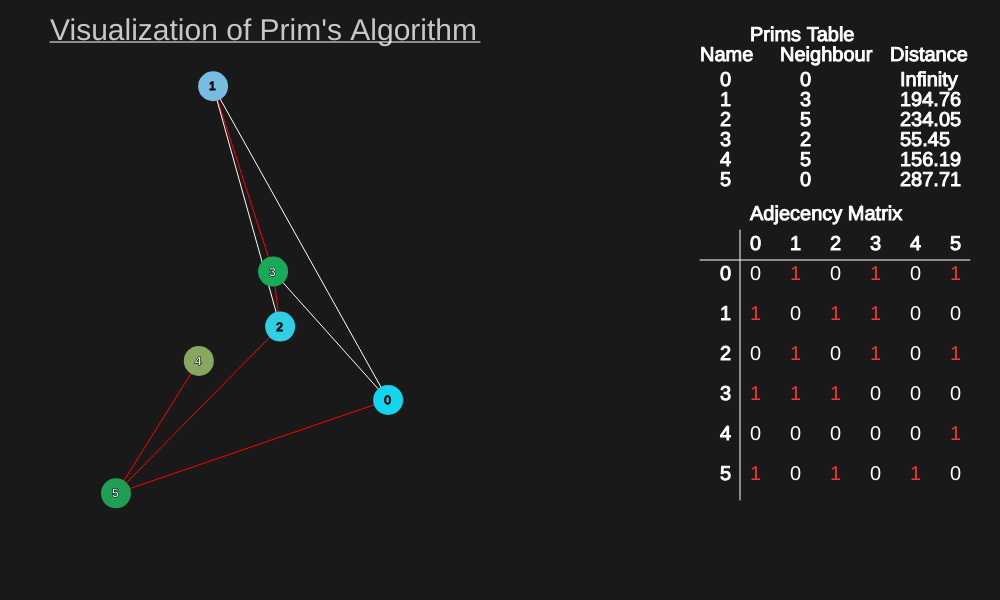
Frame 1 (no input)
Frame 60 (no input): identical to frame 1, image omitted
Frame 120 (the mouse pressed at the canvas centre since frame 60): identical to frame 1, image omitted

The p5.js sketch that drew this single still picture (run headless with seeded random() and noise() and a simulated clock; from frame 60 on, the mouse is pressed at the canvas centre):

// p5.js sketch
// ── sketch.js

// Global Stack
var stack=[];

// Array to store all points
var points=[];

// Adjecency matrix
var matrix;

// Lock Varible so that other points do not hide the cursor from hand
// i.e in object Point, if mouse in in the circle it shows a HAND
// however, if mouse is inside '0' it is outside '5' and this '5'
// changes the cursor from HAND to ARROW which is not what we want.
// With this variable we lock so that cursor changes only when mouse
// leaves '0' and it is unaffected by '5'
var curLock;

// Initilizing prims table
var primsDistance = new Array(Infinity, Infinity, Infinity, Infinity, Infinity, Infinity);
var neighbour = new Array(0, 0, 0, 0, 0, 0);


// Helper function to create a 2D array easily
function create2DArray(numRows, numColumns) {
	let array = new Array(numRows); 
	for(let i = 0; i < numColumns; i++) {
		array[i] = new Array(numColumns); 
	}
	return array; 
}

// Function to make prims table
function calculatePrims(value, points){
  // Re-initialize prims table
  primsDistance=[Infinity, Infinity, Infinity, Infinity, Infinity, Infinity];
  neighbour=[value, value, value, value, value, value];
  points.forEach((point)=>{
    point.visited=false;
  });

  stack.push(value);
  while(stack.length>0){
    let node = stack.pop();
    points[node].visited=true;
    for(let i=0; i<points.length; i++){
      if(matrix[node][i] && !points[i].visited){
        stack.push(i);
        if(matrix[node][i]<primsDistance[i]){
          primsDistance[i]=matrix[node][i];
          neighbour[i]=node;
        }
      }
    }
  }
}

// ==============
// SETUP Function
// ==============
function setup(){
  createCanvas(1000, 600);

  // creating adjecency matrix by random
  matrix=create2DArray(6, 6);
  for(let i=5; i>=0; i--){
    for(let j=0; j<=i; j++){
      if(i===j)
        matrix[i][j]=0;
      else
        matrix[i][j]=random()>0.4?1:0;
      matrix[j][i]=matrix[i][j];
    }
  }

  // Make random Points
  for(i=0; i<6; i++)
    points[i]=new Point(random(50,550), random(50, 550),i, matrix);
  
  // Fill matrix with distances instead of 0 or 1 wrt the points
  for(let i=5; i>=0; i--){
    for(let j=0; j<=i; j++){
      if(matrix[i][j]){
        matrix[i][j]=Math.sqrt(sq(points[i].x-points[j].x)+sq(points[i].y-points[j].y));
        matrix[j][i]=matrix[i][j];
      }
    }
  }

  // Prims algorithm for first time wrt '0'
  calculatePrims(0, points);
}

// =============
// DRAW Function
// =============
function draw(){
  background(25);
  push();
  fill(200,200,200);
  textSize(30);
  text("Visualization of Prim's Algorithm", 50,40);
  stroke(255);
  line(50,42,480,42);
  pop();
  drawLines(matrix, neighbour);
  for(var i=0; i<6; i++)
    points[i].render();
  primsTable();
}

// Function to draw lines between adjacent points
function drawLines(matrix){
  push();
  stroke(255);
  for(let i=5; i>=0; i--)
    for(let j=0; j<i; j++){
      if(matrix[i][j]){
        // If the point is a prims neighbour, color it red else white
        if(neighbour[i]===j || neighbour[j]===i)
          stroke(255,0,0);
        else
          stroke(255);
        line(points[i].x, points[i].y, points[j].x, points[j].y);
      }
    }
  pop();
}

// Display information
function primsTable(){
  push();
  fill(255);
  stroke(255);
  // Names
  textSize(20);
  text("Prims Table", 750, 25, 750, 25);
  text("Name",700,45,700,45)
  for(let i=0; i<6; i++){
    text(i,720,70+i*20,720,70+i*20);
  }

  // Neighbours
  text("Neighbour",780,45,780,45);
  for(let i=0; i<6; i++){
    text(neighbour[i],800,70+i*20,800,70+i*20);
  }

  // Distance
  text("Distance",890,45,890,45);
  for(let i=0; i<6; i++){
    text(round(primsDistance[i]*100)/100,900,70+i*20,900,70+i*20);
  }

  // Adjecency Matrix
  text("Adjecency Matrix", 750, 220);
  for(let i=0; i<6; i++){
    text(i,750+i*40,250);
  }
  line(700,260,970,260);
  for(let i=0; i<6; i++){
    text(i,720,280+i*40);
  }
  line(740,230,740,500);
  for(let i=0; i<6; i++){
    for(let j=0; j<6; j++){
      noStroke();
      if(matrix[i][j]>0)
        fill(255,50,50);
      else
        fill(255);
      text(matrix[i][j]>0?1:0, 750+j*40, 280+i*40);
    }
  }
  pop();
}

// ============
// Object Point
// ============
var Point = function(x, y, i){
  this.i=i;
  this.visited=false;

  this.x=x;
  this.y=y;
  this.rgb=[random(0, 255), random(0, 255), random(0, 255)];
  this.neighbours=[];

  this.render=function(){
    this.checkClick();
    push();
    noStroke();
    fill(this.rgb[0], this.rgb[1], this.rgb[2]);
    ellipse(this.x, this.y, 30, 30);
    stroke(0);
    if(this.rgb.reduce((a,b)=>a+b, 0)/3>150)
      fill(0);
    else
      fill(255);
    text(this.i, this.x-4, this.y+4);
    pop();
  };

  this.checkClick=function(){
    if(Math.abs(mouseX-this.x)<15 && Math.abs(mouseY-this.y)<15){
      cursor(HAND);
      curLock=this.i;
      if(mouseIsPressed){
        console.log(this.i);
        calculatePrims(this.i, points);
      }
    }
    else
      if(curLock===this.i)
        cursor(ARROW);
  }
};
